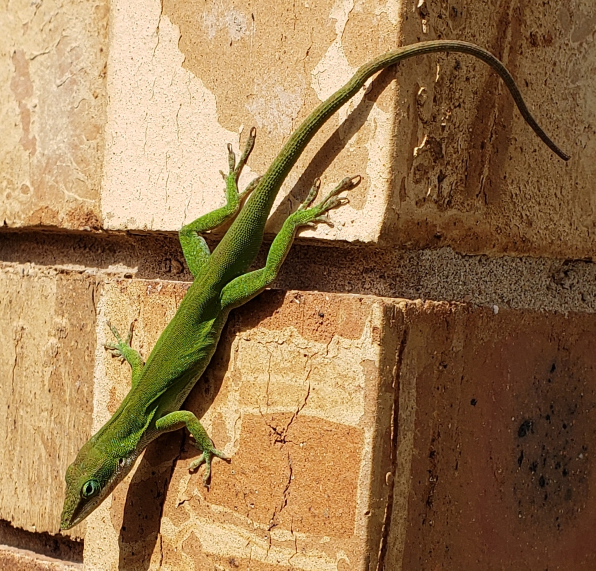
#> input picture python/pillow/lizard.jpg, 1191 x 1141 px (shown at 1/2 size)
$ python scale_image.py   (older library calls are emulated)
#> lines starting #> are read from the running program, lines starting #| are printed output that depends on the picture
from PIL import Image


def scale_image(input_image_path,
                output_image_path,
                width=None,
                height=None
                ):
#> called with input_image_path = 'lizard.jpg', output_image_path = 'out-lizard_scaled.jpg', width = 800
    original_image = Image.open(input_image_path)
#> original_image is the input picture: PIL image 1191x1141 RGB; mean R, G, B 153.9, 121.3, 81.4
    w, h = original_image.size
#> w = 1191; h = 1141
    print(f'The original image size is {w} wide x {h} '
          'high')
#| The original image size is 1191 wide x 1141 high

    if width and height:
        max_size = (width, height)
    elif width:
        max_size = (width, h)
#> max_size = (800, 1141)
    elif height:
        max_size = (w, height)
    else:
        # No width or height specified
        raise ValueError('Width or height required!')

    original_image.thumbnail(max_size, Image.ANTIALIAS)
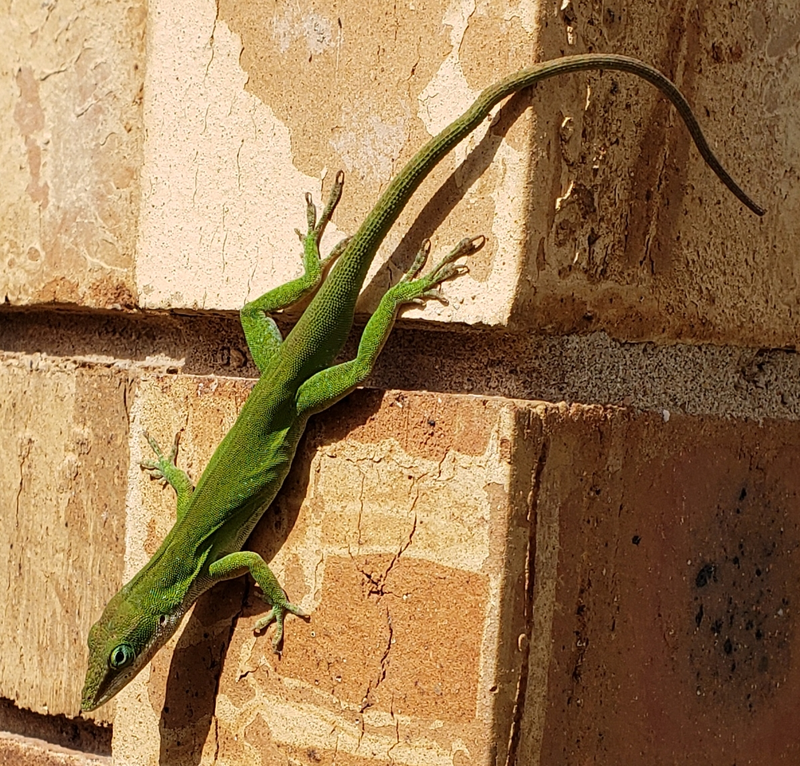
#> original_image: PIL image 800x766 RGB; mean R, G, B 153.8, 121.3, 81.4
    original_image.save(output_image_path)

    scaled_image = Image.open(output_image_path)
    width, height = scaled_image.size
#> width = 800; height = 766
    print(f'The scaled image size is {width} wide x {height} '
          'high')
#| The scaled image size is 800 wide x 766 high


if __name__ == '__main__':
    scale_image(input_image_path='lizard.jpg',
                output_image_path='out-lizard_scaled.jpg',
                width=800)

$ run again, with python/pillow/jellyfish.jpg copied over python/pillow/lizard.jpg
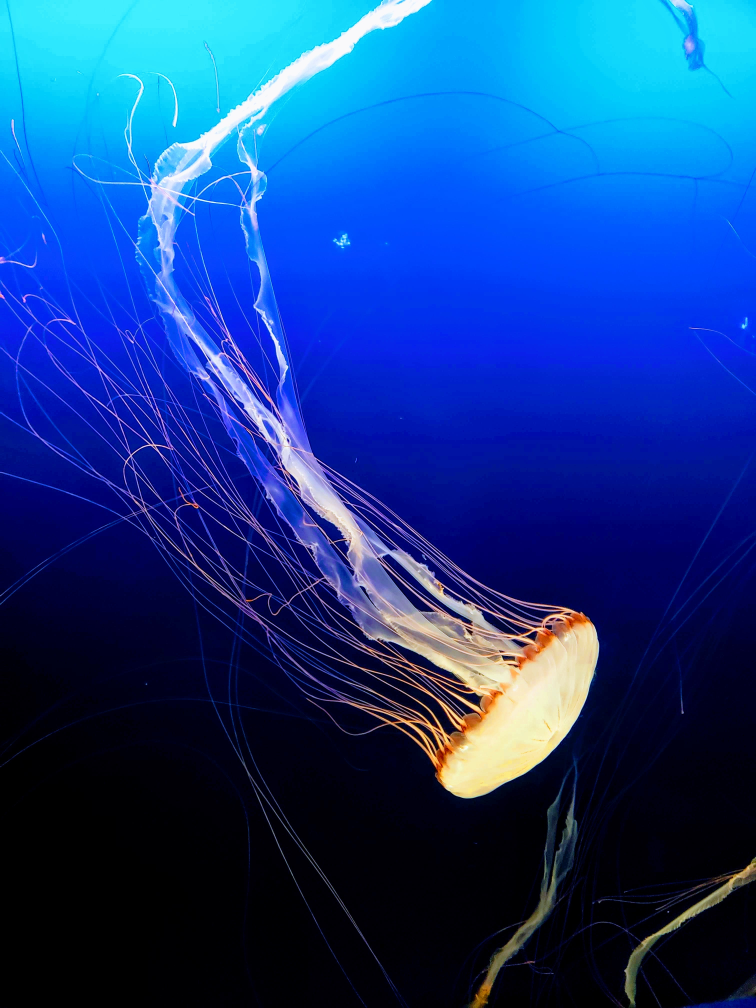
#> input picture python/pillow/jellyfish.jpg, 3024 x 4032 px (shown at 1/4 size)
#> in scale_image, original_image is the input picture: PIL image 3024x4032 RGB; mean R, G, B 19.1, 61.8, 137
#| The original image size is 3024 wide x 4032 high
#> in scale_image, `original_image.thumbnail(max_size, Image.ANTIALIAS)`:
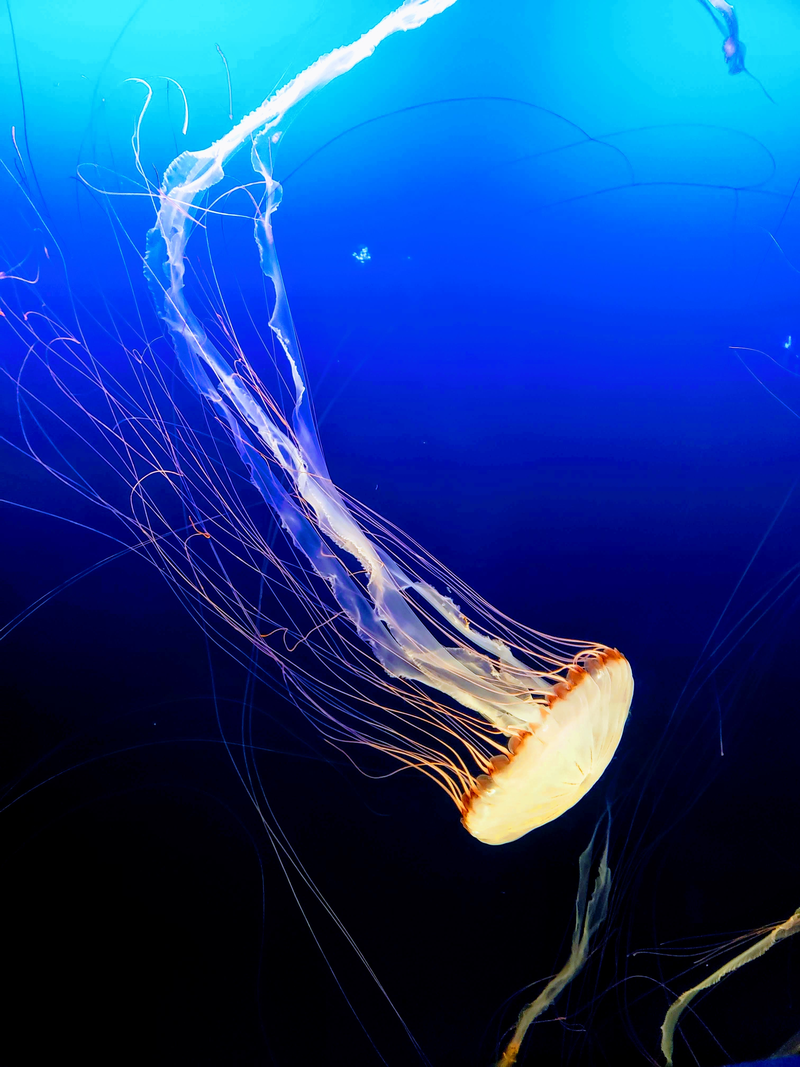
#> original_image: PIL image 800x1067 RGB; mean R, G, B 19.2, 61.9, 137
#| The scaled image size is 800 wide x 1067 high
